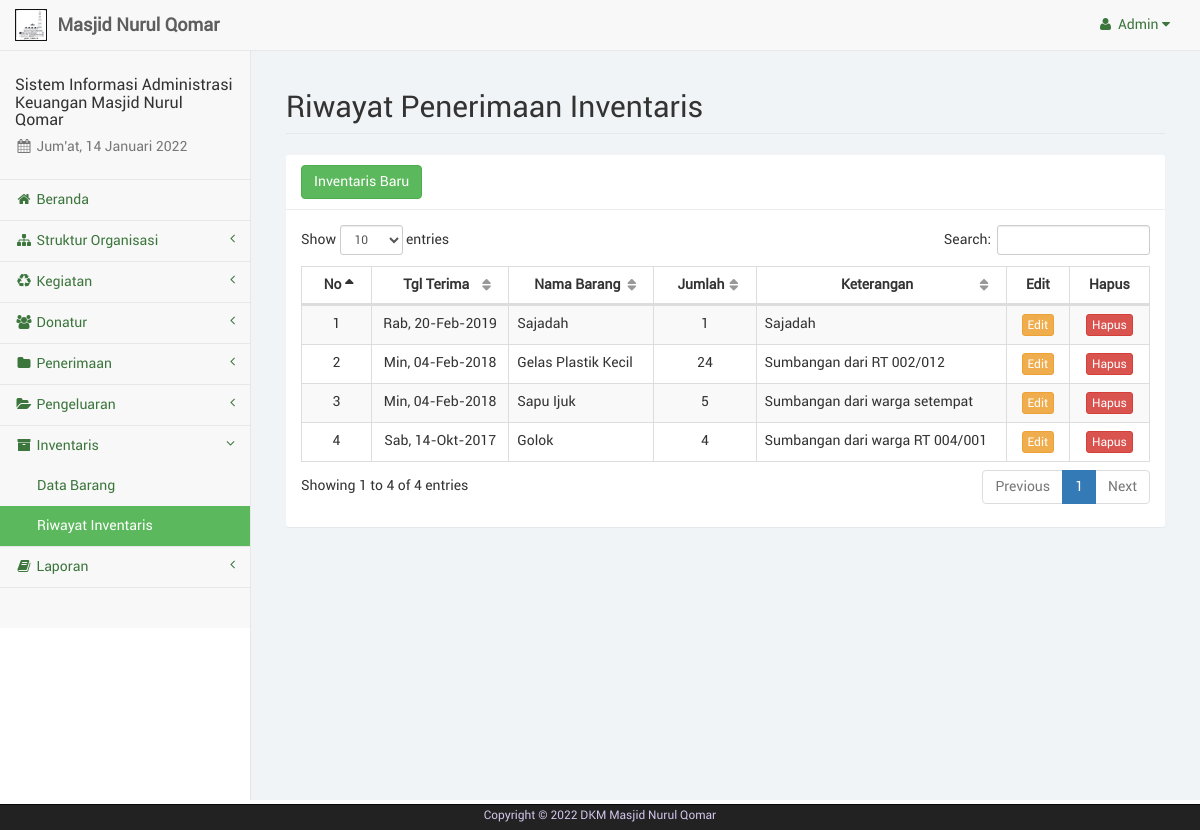
/admin/inventaris.php (signed in), run on the app's committed database.
### tables this page shows
CREATE TABLE IF NOT EXISTS `pengguna` (
  `id_pengguna` int(4) NOT NULL,
  `username` varchar(15) NOT NULL,
  `password` varchar(25) NOT NULL
);

CREATE TABLE IF NOT EXISTS `inventaris` (
  `no_inventaris` int(6) NOT NULL,
  `kd_barang` int(4) NOT NULL,
  `tgl_terima` date NOT NULL,
  `jumlah` int(8) NOT NULL,
  `keterangan` varchar(75) NOT NULL
);

CREATE TABLE IF NOT EXISTS `barang` (
  `kd_barang` int(4) NOT NULL,
  `nama_barang` varchar(35) NOT NULL,
  `keterangan_barang` varchar(75) NOT NULL
);

### admin/sess_check.php (called while the page is built, shortened)
<?php
	$chk_sess = $_SESSION['user_keuangandkm'];
	include("dist/config/koneksi.php");
	$sql_sess = "SELECT * FROM pengguna WHERE id_pengguna='". $chk_sess ."'";
	$ress_sess = mysqli_query($conn, $sql_sess);
	$row_sess = mysqli_fetch_array($ress_sess);
	$sess_username = $row_sess['username'];
?>

### admin/dist/function/format_tanggal.php (called while the page is built, shortened)
<?php
	function format_tanggal($tgl) {
		$blns = array("", "Jan", "Feb", "Mar", "Apr", "Mei", "Jun", "Jul", "Ags", "Sep", "Okt", "Nov", "Des");
		$hrs = array("Min", "Sen", "Sel", "Rab", "Kam", "Jum", "Sab");
		$tgls = getdate(strtotime($tgl));
		$hr = (strlen($tgls['mday']) == 1 ? "0". $tgls['mday'] : $tgls['mday']);
		$tanggal = $hrs[$tgls['wday']] .", ". $hr ."-". $blns[$tgls['mon']] ."-". $tgls['year'];
		return $tanggal;
	}
?>

### admin/inventaris.php (the view, shortened to what this page needs)
<?php
	include("sess_check.php");
	$pagedesc = "Inventaris";
	include("layout_top.php");
	include("dist/function/format_tanggal.php");
?>
		<div id="page-wrapper">
            <div class="container-fluid">
                <div class="row">
                    <div class="col-lg-12">
                        <h1 class="page-header">Riwayat Penerimaan Inventaris</h1>
                    </div>
                </div>
				<div class="row">
					<div class="col-lg-12"><?php include("layout_alert.php"); ?></div>
				</div>
				<div class="row">
					<div class="col-lg-12">
						<div class="panel panel-default">
							<div class="panel-heading">
								<a href="inventaris_tambah.php" class="btn btn-success">Inventaris Baru</a>
							</div>
							<div class="panel-body">
								<table class="table table-striped table-bordered table-hover" id="tabel-data">
									<thead>
										<tr>
											<th>No</th>
											<th>Tgl Terima</th>
											<th>Nama Barang</th>
											<th>Jumlah</th>
											<th>Keterangan</th>
											<th width="5%">Edit</th>
											<th width="5%">Hapus</th>
										</tr>
									</thead>
									<tbody>
										<?php
											$i = 1;
											$sql = "SELECT * FROM inventaris INNER JOIN barang ON inventaris.kd_barang=barang.kd_barang ORDER BY inventaris.tgl_terima DESC";
											$ress = mysqli_query($conn, $sql);
											while($data = mysqli_fetch_array($ress)) {
												echo '<tr>';
												echo '<td class="text-center">'. $i .'</td>';
												echo '<td class="text-center text-nowrap">'. format_tanggal($data['tgl_terima']) .'</td>';
												echo '<td>'. $data['nama_barang'] .'</td>';
												echo '<td class="text-center">'. $data['jumlah'] .'</td>';
												echo '<td>'. $data['keterangan'] .'</td>';
												echo '<td class="text-center"><a href="inventaris_edit.php?inv='. $data['no_inventaris'] .'" class="btn btn-warning btn-xs">Edit</a></td>';
												echo '<td class="text-center"><a href="inventaris_hapus.php?inv='. $data['no_inventaris'] .'" class="btn btn-danger btn-xs">Hapus</a></td>';
												echo '</tr>';
												$i++;
											}
										?>
									</tbody>
								</table>
							</div>
						</div>
					</div>
				</div>
            </div>
        </div>
<?php
	include("layout_bottom.php");
?>

### admin/layout_top.php (shortened to what this page needs)
<?php
	$haries = array("Sunday" => "Minggu", "Monday" => "Senin", "Tuesday" => "Selasa", "Wednesday" => "Rabu", "Thursday" => "Kamis", "Friday" => "Jum'at", "Saturday" => "Sabtu");
	$bulans = array("", "Januari", "Februari", "Maret", "April", "Mei", "Juni", "Juli", "Agustus", "September", "Oktober", "November", "Desember");
	$hari_ini = $haries[date("l")];
	$bulan_ini = $bulans[date("n")];
	$tanggal = date("d");
	$tahun = date("Y");
?>
<!DOCTYPE html>
<html lang="en">
<head>
	<link href="libs/bootstrap/dist/css/bootstrap.min.css" rel="stylesheet">
	<link href="libs/metisMenu/dist/metisMenu.min.css" rel="stylesheet">
    <link href="libs/datatables-plugins/integration/bootstrap/3/dataTables.bootstrap.css" rel="stylesheet">
    <link href="libs/datatables-responsive/css/dataTables.responsive.css" rel="stylesheet">
	<link href="dist/css/sb-admin-2.css" rel="stylesheet">
	<link href="dist/css/offline-font.css" rel="stylesheet">
	<link href="dist/css/custom.css" rel="stylesheet">
	<link href="libs/font-awesome/css/font-awesome.min.css" rel="stylesheet" type="text/css">
</head>
<body>
    <div id="wrapper">
        <nav class="navbar navbar-default navbar-static-top" role="navigation" style="margin-bottom: 0">
            <div class="navbar-header">
				<a class="navbar-brand hidden-xs" href="index.php">
					<img src="libs/images/brand-dkm.png" alt="brand" width="32" class="float-left image-brand">
					<div class="float-right">&nbsp;<strong>Masjid Nurul Qomar</strong></div>
				</a>
			</div>
            <ul class="nav navbar-top-links navbar-right">
				<li class="dropdown dropdown-right">
					<a class="dropdown-toggle" data-toggle="dropdown" href="#">
						<i class="fa fa-user fa-fw"></i>&nbsp;<?php echo ucfirst($sess_username); ?>&nbsp;<i class="fa fa-caret-down"></i>
					</a>
				</li>
			</ul>
            <div class="navbar-default sidebar" role="navigation">
                <div class="sidebar-nav navbar-collapse">
                    <ul class="nav" id="side-menu">
                        <li class="sidebar-search">
							<h4>Sistem Informasi Administrasi Keuangan Masjid Nurul Qomar</h4>
							<h5 class="text-muted"><i class="fa fa-calendar fa-fw"></i>&nbsp;<?php echo $hari_ini.", ".$tanggal." ".$bulan_ini." ".$tahun ?></h5>
						</li>
						<?php
							if($pagedesc == "Serambi") {
								echo '<li><a href="index.php" class="active"><i class="fa fa-home fa-fw"></i>&nbsp;Beranda</a></li>';
							}
							else {
								echo '<li><a href="index.php"><i class="fa fa-home fa-fw"></i>&nbsp;Beranda</a></li>';
							}
							if(isset($menuparent) && $menuparent == "konten_organisasi") {
								echo '<li class="active">';
							}
							else {
								echo '<li>';
							}
						?>
							<a href="#"><i class="fa fa-sitemap fa-fw"></i>&nbsp;Struktur Organisasi<span class="fa arrow"></span></a>
						</li>
						<?php
							if(isset($menuparent) && $menuparent == "kegiatan") {
								echo '<li class="active">';
							}
							else {
								echo '<li>';
							}
						?>
							<a href="#"><i class="fa fa-recycle fa-fw"></i>&nbsp;Kegiatan<span class="fa arrow"></span></a>
						</li>
						<?php
							if(isset($menuparent) && $menuparent == "donatur") {
								echo '<li class="active">';
							}
							else {
								echo '<li>';
							}
						?>
							<a href="#"><i class="fa fa-users fa-fw"></i>&nbsp;Donatur<span class="fa arrow"></span></a>
						</li>
						<?php
							if(isset($menuparent) && $menuparent == "penerimaan") {
								echo '<li class="active">';
							}
							else {
								echo '<li>';
							}
						?>
							<a href="#"><i class="fa fa-folder fa-fw"></i>&nbsp;Penerimaan<span class="fa arrow"></span></a>
						</li>
						<?php
							if(isset($menuparent) && $menuparent == "pengeluaran") {
								echo '<li class="active">';
							}
							else {
								echo '<li>';
							}
						?>
							<a href="#"><i class="fa fa-folder-open fa-fw"></i>&nbsp;Pengeluaran<span class="fa arrow"></span></a>
						</li>
						<?php
							if(isset($menuparent) && $menuparent == "inventaris") {
								echo '<li class="active">';
							}
							else {
								echo '<li>';
							}
						?>
							<a href="#"><i class="fa fa-archive fa-fw"></i>&nbsp;Inventaris<span class="fa arrow"></span></a>
							<ul class="nav nav-second-level">
								<?php
									if($pagedesc == "Barang") {
										echo '<li><a href="barang.php" class="active">Data Barang</a></li>';
									}
									else {
										echo '<li><a href="barang.php">Data Barang</a></li>';
									}
									if($pagedesc == "Inventaris") {
										echo '<li><a href="inventaris.php" class="active">Riwayat Inventaris</a></li>';
									}
									else {
										echo '<li><a href="inventaris.php">Riwayat Inventaris</a></li>';
									}
								?>
							</ul>
						</li>
						<li>
							<a href="#"><i class="fa fa-book fa-fw"></i>&nbsp;Laporan<span class="fa arrow"></span></a>
						</li>
                    </ul>
                </div>
            </div>
        </nav>

### data on the page
pengguna: username "Admin"
inventaris: tgl_terima "Rab, 20-Feb-2019", kd_barang.nama_barang "Sajadah", jumlah "1", keterangan "Sajadah"
inventaris: tgl_terima "Min, 04-Feb-2018", kd_barang.nama_barang "Gelas Plastik Kecil", jumlah "24", keterangan "Sumbangan dari RT 002/012"
inventaris: tgl_terima "Min, 04-Feb-2018", kd_barang.nama_barang "Sapu Ijuk", jumlah "5", keterangan "Sumbangan dari warga setempat"
inventaris: tgl_terima "Sab, 14-Okt-2017", kd_barang.nama_barang "Golok", jumlah "4", keterangan "Sumbangan dari warga RT 004/001"
